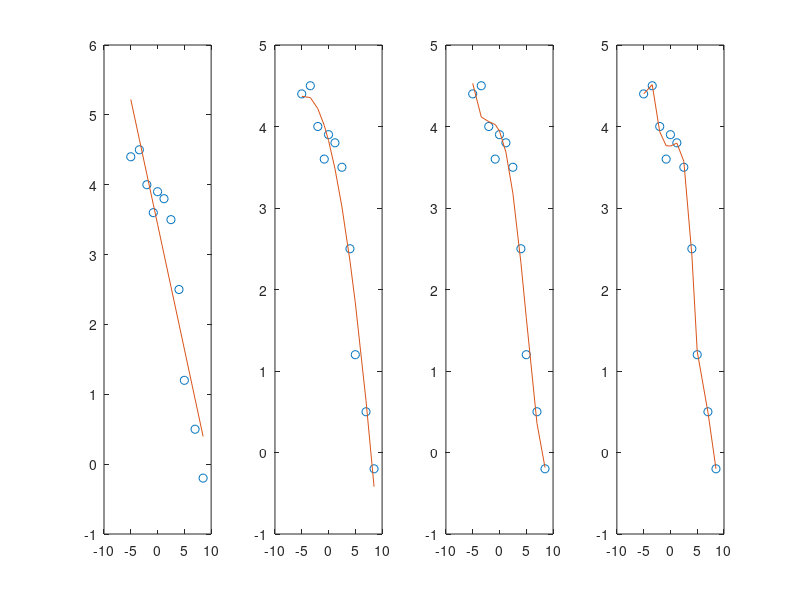

The MATLAB source for this figure:
%polynominal,curve fitting, and interpolation
%polynomials are represented by a row vector in which the elemnts are
% the coefficients an,An-1,...a1,a0
%eg: 8x+5 the matlab represent is p=[88 5]
%the vector has to include all the coefficients including the ones that are
%equal to zero
%value of a polynomial. polyval(p,x)
% f(x)=x^5-12.1*x^4+40.59*x^3-17.015*x^2-71.95*x+35.88
p=[1 -12.1 40.59 -17 -71.95 35.88];
polyval(p,9)
x=-1.5:0.1:6.7;
y=polyval(p,x);
plot(x,y);
%multiplication
% c=conv(a,b) c is a vector of the coefficients of the polynomial that is
% the product of the multiplication, a and b are the vectors of the
% coefficients of the polynomials that are being multiplied
p1=[3 15 0 -10 -3 15 -40];
p2=[3 0 -2 -6];
p=[0 0 0 p2];
p
pm=conv(p1,p)
%division
%[q,r]=deconv(u,v), q is a vector with the coefficients of the quotient
%polynomial, r is a vector with the coefficients of the remainder
%polynomial, u is numerator, v is denominator
%2x^3+9x^2+7x-6 dividing x+3 is 
u=[2 9 7 -6];
v=[1 3];
[a,b]=deconv(u,v)
%derivatives of polynomials

f1=[3 -2 4];
f2=[1 05];
%derivative of a single polynomials
%k is a vector with the coefficients of the polynomial that is the
k=polyder(f1)
%derivative of multiplication of f1 and f2
d=polyder(f1,f2)
%derivative of a quotient of two polynomials. n is the numerator and d is
%the denominator
[n d]=polyder(f1,f2)
%curve fitting/regression analysis. many types of
%functions(linear,polynomial, power,exponential)
% when n(xi,yi) are given, it is possible to write a polynomial of degree
% n-1 that passes through all the points.
%the common method of finding the best fit to data points is the method of
%least squares.The coefficients of the polynomial are determined by
%minimizing the sum of the squares of the resuduals at all the data points
%p=polyfit(x,y,n) p is the vector of the coefficients of the polynomial
%that fits the data, x is the horizontal coodinates, y is vertical
%coordinates n is the degree of the polynomial
x=[0.9 1.5 3 4 6 8 9.5];
y=[0.9 1.5 2.5 5.1 4.5 4.9 6.3];
p=polyfit(x,y,3);
xp=0.9:0.1:9.5;
yp=polyval(p,xp);
plot(x,y,'o',xp,yp)
xlabel('x');
ylabel('y');
%curve fitting with functions other than polynomials
%y=bx^m(power function)  polyfit function
%form:p=polyfit(log(x),log(y),1)
%y=be^mx(exponential function): p=polyfit(x,log(y),1)or
%p=polyfit(x,log10(y),1)
%y=mln(x)+b(logarithmic function: p=polyfit(log(x),y,1) or
%p=polyfit(log10(x),y,1)
%y=1/(mx+b) (reciprocal function) :p=polyfit(x,1./y,1)
%all these function can be easily fitted to given data with the polyfit,
%this can be done by fitting with a linear polynomial y=mx+b
t=0:0.5:5;
w=[6 4.83 3.7 3.15 2.41 1.83 1.49 1.21 0.96 0.73 0.64];
p=polyfit(t,log(w),1);
m=p(1);
b=exp(p(2));
tm=0:0.1:5;
wm=b*exp(m*tm);
plot(t,w,'o',tm,wm);
%checking the linearity
%plot(t,log(w));
%spline interpolation
%yi=interp1(x,y,xi,'method') the last one is 1 not letter L
%yi is the interpolated value, x is independent variable, y is dependent
%variable, xi is the horizontal coordinate corresponding to yi , method is optional
%method can be nearest, linear(default), spline,pchip
x=0:1:5;
y=[1 -0.6242 -1.4707 3.2406 -0.7366 -6.3717];
xi=0:0.1:5;
yilin=interp1(x,y,xi,'linear');
yispl=interp1(x,y,xi,'spline');
sipch=interp1(x,y,xi,'pchip');
yfun=1.5.^xi.*cos(2*xi);
subplot(1,3,1)
%three plots are on same plot 
plot(x,y,'o',xi,yfun,xi,yilin,'--');
subplot(1,3,2)
plot(x,y,'o',xi,yfun,xi,yispl,'--');
subplot(1,3,3)
plot(x,y,'o',xi,yfun,xi,sipch,'--');
%the basic fitting interface. selecting tools--basic fitting--selecting all
%the parameter including equation, parameter and residual plot
r=2000;
t=1:10;
v=[9.4 7.31 5.15 3.55 2.81 2.04 1.26 0.97 0.74 0.58];
p=polyfit(t,log(v),1);
c=-1/(r*p(1));
vo=exp(p(2));
tplot=0:0.1:10;
vplot=vo*exp(-tplot./(r*c));
plot(t,v,'o',tplot,vplot);

%2
v=[-0.001 0.051 -0.76 3.8 -1.4];
x=-5:0.01:4;
y=polyval(v,x);
plot(x,y)

%4
a=[1 1.4];
b=[1 -0.4];
c=[1 0];
d=[1 0.6];
e=[1 -1.4];
m=conv(a,b);
n=conv(m,c);
q=conv(n,d);
s=conv(q,e);
x=-1.5:0.1:1.5;
y=polyval(s,x);
plot(x,y)

%5
a=[-0.6 0 7.7 -8 -24.6 48];
b=[-0.6 0 4.1 -8];
e=deconv(a,b);
e
%6
c=[1 -6 13 -12 4];
e=[1 -3 0 2];
m=deconv(c,e);
m

%22
x=[-5 -3.4 -2 -0.8 0 1.2 2.5 4 5 7 8.5];
y=[4.4 4.5 4 3.6 3.9 3.8 3.5 2.5 1.2 0.5 -0.2];
p=polyfit(x,y,1);
subplot(1,4,1);
y1=-0.3573*x+3.4341;
plot(x,y,'o',x,y1);
p1=polyfit(x,y,2);
y2=-0.029*x.^2-0.2533*x+3.8291;
subplot(1,4,2);
plot(x,y,'o',x,y2);
p4=polyfit(x,y,4);
y4=p4(1)*x.^4+p4(2)*x.^3+p4(3)*x.^2+p4(4)*x+p4(5);
subplot(1,4,3);
plot(x,y,'o',x,y4);
p8=polyfit(x,y,8);
y8=p8(1)*x.^8+p8(2)*x.^7+p8(3)*x.^6+p8(4)*x.^5+p8(5)*x.^4+p8(6)*x.^3+p8(7)*x.^2+p8(8)*x+p8(9);
subplot(1,4,4);
plot(x,y,'o',x,y8);










































































